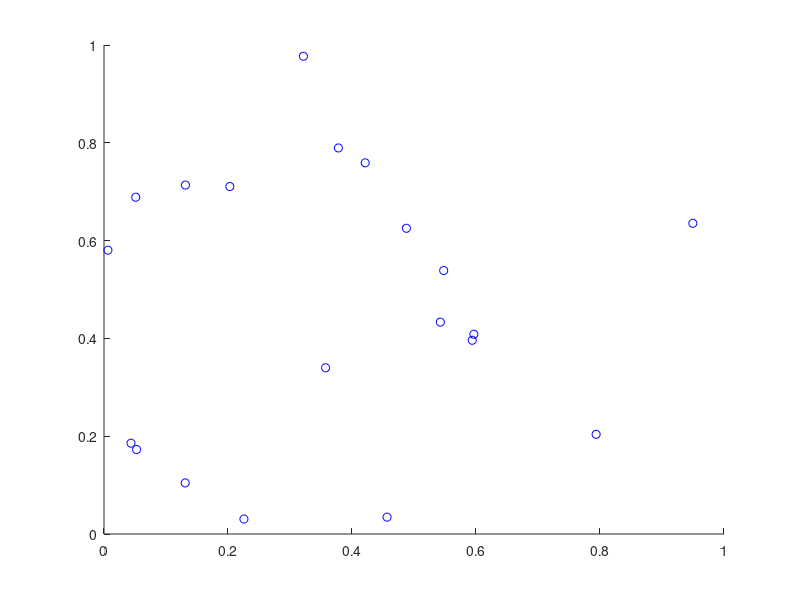

This figure's MATLAB source: (Note: this script raises an error after producing the figure.)
function clustering_Hierarchy_2dim()
Points=rand(20,2);

figure(1);
hold off;
scatter(Points(:,1),Points(:,2),[],'b','c');
cc=hsv(100);
C=[];

k=5;

d= pdist(Points);
Z = linkage(d);
Y = inconsistent(Z);
Y = inconsistent(Z,2);
Y = inconsistent(Z,3);
%c = cluster(Z,'maxclust',k)
c = cluster(Z,.7)
figure(2);
hold off;
t = sort(Z(:,3));
th = t(size(Z,1)+2-k);
%dendrogram(Z,0,'colorthreshold', th);
dendrogram(Z,0);

figure(1);
      hold on;
   vv=c;
      for i=1:max(vv);
        plot(Points((vv==i),1),Points((vv==i),2),'g+--');
    end

end
